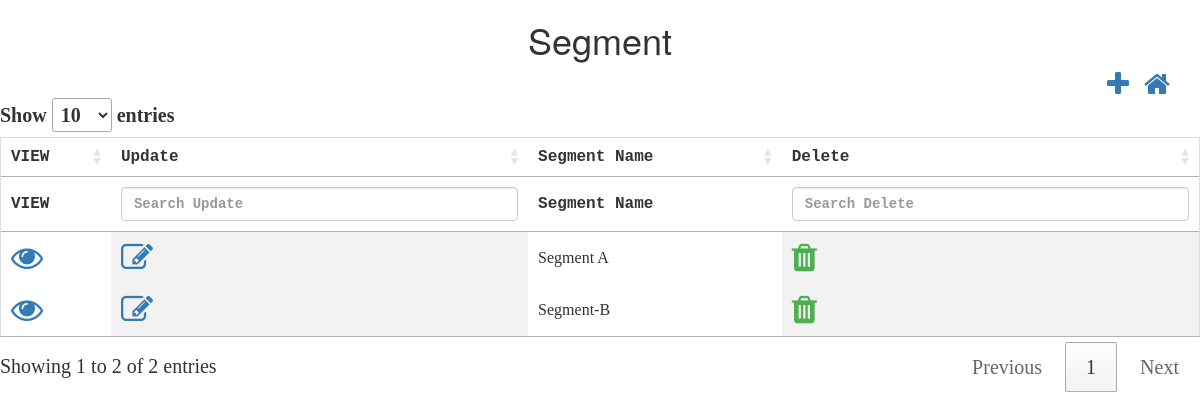
The page /controllers/segment.php on the database as committed earlier.
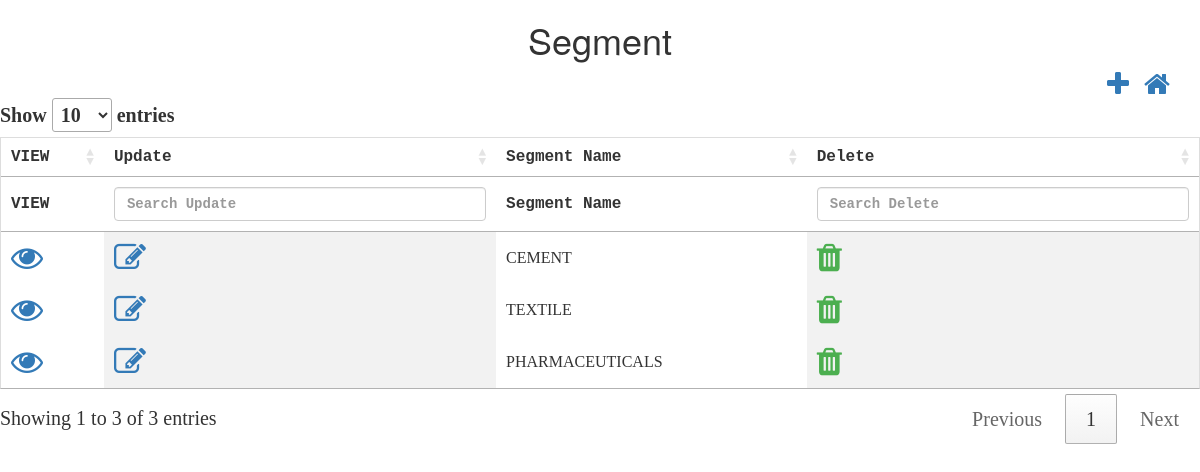
The same page on the database as committed later.
### tables this page shows
CREATE TABLE `tbl_segment` (
  `nid` int(10) NOT NULL,
  `nsegment_id` int(10) NOT NULL,
  `csegment_name` varchar(50) NOT NULL,
  `isActive` bit(1) NOT NULL,
  `isAvailable` bit(1) NOT NULL,
  `dcreated_date` datetime NOT NULL,
  `dupdated_date` datetime NOT NULL,
  `ninternal_id` int(11) DEFAULT NULL
);

### controllers/segment.php (the view, shortened to what this page needs)
<html>
<head>
    <script src="http://ajax.googleapis.com/ajax/libs/jquery/1.11.2/jquery.min.js"></script>
    <link rel="stylesheet" href="../css/theme.css">
    <link rel="stylesheet" href="https://cdn.datatables.net/1.10.22/css/jquery.dataTables.min.css">
    <link rel="stylesheet" href="https://cdnjs.cloudflare.com/ajax/libs/font-awesome/4.7.0/css/font-awesome.min.css">
    <link rel="stylesheet" href="https://maxcdn.bootstrapcdn.com/bootstrap/3.4.1/css/bootstrap.min.css">
</head>
<h1>Segment</h1>
<div class="container">
    <a style="float:right;margin-left: 15px;" href="../dashboard.php"><i class="fa fa-home fa-2x"></i></a>
    <a style="float:right" href="#segment_modal" data-toggle="modal" id='add' data-id="1"><i class="fa fa-plus fa-2x"
                                                                                                        aria-hidden="true"></i></a>
</div>
<?php
$conn = OpenCon();
$sql = "SELECT *
        FROM tbl_segment
        WHERE isAvailable=1;";
$retval = mysqli_query($conn, $sql);
echo "<table id='segmentTable'  name='segmentTable' >
            <thead>
            <tr>
            <th style='display:none;'>INTERNAL ID</th>
            <th style='display:none;'>SEGMENT ID</th>
            <th>VIEW</th>
            <th>Update</th>
            <th>Segment Name</th>
             <th>Delete</th>
            </tr>
            </thead>
                   <tbody>
            ";
while ($row = mysqli_fetch_array($retval, MYSQLI_ASSOC)) {
    echo "<tr>";
    echo "<td ><a class='opendetails'><i class='fa fa-eye fa-2x'></i></a></td>";
    echo "<td ><a  href='#segment_modal' data-toggle='modal' class='updateClass' data-id='2'><i class='fa fa-edit fa-2x'></i></a></td>";
    echo "<td class='opendetails'>" . $row['csegment_name'] . "</td>";
    echo "<td class='action-delete'><i class='fa fa-trash fa-2x' style='color:#4caf50;'</i></td>";
    echo "</tr>";
}
echo "</tbody></table>";
?>
</html>

Rows that differ between the two databases and show on the page:
changed tbl_segment: csegment_name "Segment A" → "CEMENT"
changed tbl_segment: csegment_name "Segment-B" → "TEXTILE"
added tbl_segment: csegment_name "PHARMACEUTICALS"
Other text that changed with them:
text written by a page script: "Show entries Showing 1 to 2 of 2 entries Previous 1 Next" → "Show entries Showing 1 to 3 of 3 entries Previous 1 Next"
